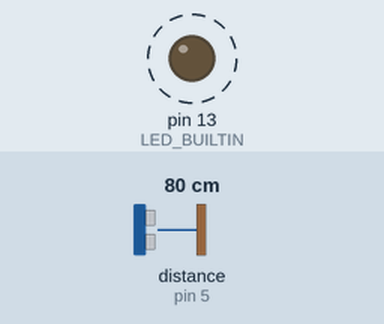
A sketch run on a simulated Arduino Uno, built with avr-gcc and run on an emulated ATmega328P. Parts: output pins drawn as LEDs (lit = HIGH). Wiring (inferred from the names in the program): ultrasonic range finder: trigger pin 6; echo pin 5. Dashed ring = blinking. The inputs (shaded band) are chosen by the test bench; at power-on: distance to the obstacle (sensor on pin 5) 80 cm. The echo pulse lasts 58.3 µs per cm; pins used as bus, display or sensor lines are not drawn; what the sketch prints to the serial monitor is not drawn.

Above: at 3.6 s.
Timing chart, 0 to 6.0 s (numbered marks = the images above):
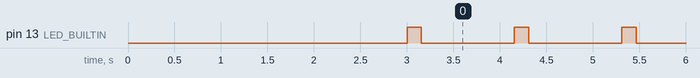

The sketch:

MB7389_pulse_trigger_sleep_1.ino
```cpp
// Arduino example code for MaxBotix MB7389 HRXL-MaxSonar-WR weather resistant ultrasonic distance sensor: analog voltage output. More info: www.makerguides.com */
// Example from Maxbotix. Ran on Feather M0 using pin 5.

#include <Adafruit_SleepyDog.h>

#define readPin 5 //
#define triggerPin 6 //

long distance = 0;
long duration = 0;

void setup() {
  pinMode(readPin, INPUT);
  pinMode(triggerPin, OUTPUT);
  digitalWrite(triggerPin, LOW);
  Serial.begin(9600);
  delay(3000);
  Serial.println("Sensor is ready!");

  pinMode(LED_BUILTIN, OUTPUT);
  digitalWrite(LED_BUILTIN, HIGH); // Show we're awake

}

void read_sensor() {
  digitalWrite(triggerPin, HIGH);
  delayMicroseconds(20);
  digitalWrite(triggerPin, LOW);
  duration = pulseIn(readPin, HIGH);
  distance = duration; // this is silly
  delay(150); // MB7289 has 6.6hz readout so this limits
}

void print_data() {
  Serial.print("distance = ");
  Serial.print(distance);
  Serial.println(" mm");
}

void loop() {
  read_sensor();
  print_data();

  digitalWrite(LED_BUILTIN,LOW);
  int sleepMS = Watchdog.sleep();
  digitalWrite(LED_BUILTIN,HIGH);

  Serial.print("I'm awake now! I slept for ");
  Serial.print(sleepMS, DEC);
  Serial.println(" milliseconds.");
  Serial.println();

}
```

Measured:
- by itself, pin 13 (LED_BUILTIN): alternates HIGH for 0.16 s and LOW for 1.0 s
